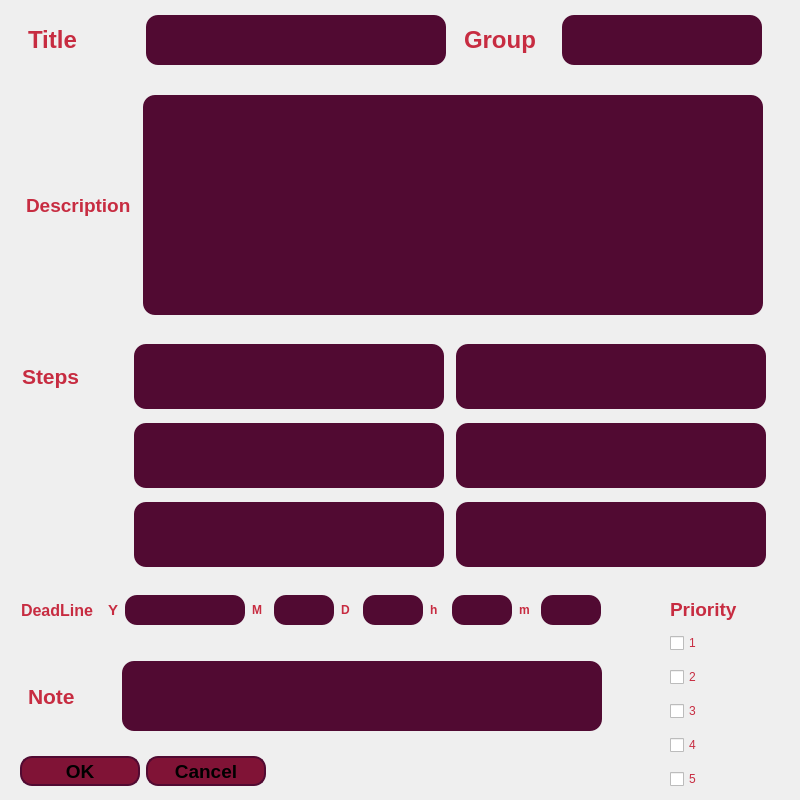
<?xml version="1.0" encoding="UTF-8"?>
<ui version="4.0">
 <class>addtask</class>
 <widget class="QDialog" name="addtask">
  <property name="geometry">
   <rect>
    <x>0</x>
    <y>0</y>
    <width>800</width>
    <height>800</height>
   </rect>
  </property>
  <property name="minimumSize">
   <size>
    <width>800</width>
    <height>800</height>
   </size>
  </property>
  <property name="maximumSize">
   <size>
    <width>800</width>
    <height>800</height>
   </size>
  </property>
  <property name="windowTitle">
   <string>Add &amp; Edit</string>
  </property>
  <property name="styleSheet">
   <string notr="true">addtask
{
	background-color:#2D142C;
}
QPushButton
{
	background-color:#801336;
	border-radius:12px;
	border:2px solid #510A32;
}
QPushButton:hover
{
	color: #FFFFFF;
	background-color: #510A32;
}
QLabel
{
	color:#C72C41;
}
QPlainTextEdit
{
	background-color:#510A32;
	color:#C72C41;
	border-radius:12px;
}
QPlainTextEdit:hover
{
	background-color:#801336;
}

QCheckBox
{
	color:#C72C41;
}
QCheckBox:hover
{
	background-color:#C72C41;
	color:#000000;
}</string>
  </property>
  <widget class="QWidget" name="horizontalLayoutWidget">
   <property name="geometry">
    <rect>
     <x>20</x>
     <y>10</y>
     <width>751</width>
     <height>61</height>
    </rect>
   </property>
   <layout class="QHBoxLayout" name="layout_head">
    <property name="spacing">
     <number>10</number>
    </property>
    <item>
     <widget class="QLabel" name="label_title">
      <property name="minimumSize">
       <size>
        <width>100</width>
        <height>50</height>
       </size>
      </property>
      <property name="maximumSize">
       <size>
        <width>100</width>
        <height>50</height>
       </size>
      </property>
      <property name="sizeIncrement">
       <size>
        <width>0</width>
        <height>0</height>
       </size>
      </property>
      <property name="font">
       <font>
        <pointsize>18</pointsize>
        <weight>75</weight>
        <bold>true</bold>
       </font>
      </property>
      <property name="text">
       <string>Title</string>
      </property>
     </widget>
    </item>
    <item>
     <widget class="QPlainTextEdit" name="pte_title">
      <property name="minimumSize">
       <size>
        <width>300</width>
        <height>50</height>
       </size>
      </property>
      <property name="maximumSize">
       <size>
        <width>300</width>
        <height>50</height>
       </size>
      </property>
      <property name="font">
       <font>
        <pointsize>16</pointsize>
       </font>
      </property>
      <property name="plainText">
       <string/>
      </property>
     </widget>
    </item>
    <item>
     <widget class="QLabel" name="label_group">
      <property name="minimumSize">
       <size>
        <width>80</width>
        <height>50</height>
       </size>
      </property>
      <property name="maximumSize">
       <size>
        <width>80</width>
        <height>50</height>
       </size>
      </property>
      <property name="font">
       <font>
        <pointsize>18</pointsize>
        <weight>75</weight>
        <bold>true</bold>
       </font>
      </property>
      <property name="text">
       <string>Group</string>
      </property>
     </widget>
    </item>
    <item>
     <widget class="QPlainTextEdit" name="pte_group">
      <property name="minimumSize">
       <size>
        <width>200</width>
        <height>50</height>
       </size>
      </property>
      <property name="maximumSize">
       <size>
        <width>200</width>
        <height>50</height>
       </size>
      </property>
      <property name="font">
       <font>
        <pointsize>16</pointsize>
       </font>
      </property>
     </widget>
    </item>
   </layout>
  </widget>
  <widget class="QWidget" name="horizontalLayoutWidget_2">
   <property name="geometry">
    <rect>
     <x>20</x>
     <y>90</y>
     <width>751</width>
     <height>231</height>
    </rect>
   </property>
   <layout class="QHBoxLayout" name="layout_description">
    <item>
     <widget class="QLabel" name="label_description">
      <property name="minimumSize">
       <size>
        <width>105</width>
        <height>60</height>
       </size>
      </property>
      <property name="maximumSize">
       <size>
        <width>105</width>
        <height>60</height>
       </size>
      </property>
      <property name="font">
       <font>
        <pointsize>14</pointsize>
        <weight>75</weight>
        <bold>true</bold>
       </font>
      </property>
      <property name="text">
       <string>Description</string>
      </property>
     </widget>
    </item>
    <item>
     <widget class="QPlainTextEdit" name="pte_description">
      <property name="minimumSize">
       <size>
        <width>620</width>
        <height>220</height>
       </size>
      </property>
      <property name="maximumSize">
       <size>
        <width>620</width>
        <height>220</height>
       </size>
      </property>
      <property name="font">
       <font>
        <pointsize>16</pointsize>
       </font>
      </property>
     </widget>
    </item>
   </layout>
  </widget>
  <widget class="QWidget" name="gridLayoutWidget">
   <property name="geometry">
    <rect>
     <x>20</x>
     <y>340</y>
     <width>751</width>
     <height>231</height>
    </rect>
   </property>
   <layout class="QGridLayout" name="layout_steps">
    <property name="spacing">
     <number>10</number>
    </property>
    <item row="0" column="0">
     <widget class="QLabel" name="label_steps">
      <property name="minimumSize">
       <size>
        <width>100</width>
        <height>60</height>
       </size>
      </property>
      <property name="maximumSize">
       <size>
        <width>100</width>
        <height>60</height>
       </size>
      </property>
      <property name="font">
       <font>
        <pointsize>16</pointsize>
        <weight>75</weight>
        <bold>true</bold>
       </font>
      </property>
      <property name="text">
       <string>Steps</string>
      </property>
     </widget>
    </item>
    <item row="1" column="1">
     <widget class="QPlainTextEdit" name="pte_step3">
      <property name="minimumSize">
       <size>
        <width>310</width>
        <height>65</height>
       </size>
      </property>
      <property name="maximumSize">
       <size>
        <width>310</width>
        <height>65</height>
       </size>
      </property>
      <property name="font">
       <font>
        <pointsize>16</pointsize>
       </font>
      </property>
     </widget>
    </item>
    <item row="1" column="2">
     <widget class="QPlainTextEdit" name="pte_step4">
      <property name="minimumSize">
       <size>
        <width>310</width>
        <height>65</height>
       </size>
      </property>
      <property name="maximumSize">
       <size>
        <width>310</width>
        <height>65</height>
       </size>
      </property>
      <property name="font">
       <font>
        <pointsize>16</pointsize>
       </font>
      </property>
     </widget>
    </item>
    <item row="0" column="2">
     <widget class="QPlainTextEdit" name="pte_step2">
      <property name="minimumSize">
       <size>
        <width>310</width>
        <height>65</height>
       </size>
      </property>
      <property name="maximumSize">
       <size>
        <width>310</width>
        <height>65</height>
       </size>
      </property>
      <property name="font">
       <font>
        <pointsize>16</pointsize>
       </font>
      </property>
     </widget>
    </item>
    <item row="0" column="1">
     <widget class="QPlainTextEdit" name="pte_step1">
      <property name="minimumSize">
       <size>
        <width>310</width>
        <height>65</height>
       </size>
      </property>
      <property name="maximumSize">
       <size>
        <width>310</width>
        <height>65</height>
       </size>
      </property>
      <property name="font">
       <font>
        <pointsize>16</pointsize>
       </font>
      </property>
     </widget>
    </item>
    <item row="2" column="1">
     <widget class="QPlainTextEdit" name="pte_step5">
      <property name="minimumSize">
       <size>
        <width>310</width>
        <height>65</height>
       </size>
      </property>
      <property name="maximumSize">
       <size>
        <width>310</width>
        <height>65</height>
       </size>
      </property>
      <property name="font">
       <font>
        <pointsize>16</pointsize>
       </font>
      </property>
     </widget>
    </item>
    <item row="2" column="2">
     <widget class="QPlainTextEdit" name="pte_step6">
      <property name="minimumSize">
       <size>
        <width>310</width>
        <height>65</height>
       </size>
      </property>
      <property name="maximumSize">
       <size>
        <width>310</width>
        <height>65</height>
       </size>
      </property>
      <property name="font">
       <font>
        <pointsize>16</pointsize>
       </font>
      </property>
     </widget>
    </item>
   </layout>
  </widget>
  <widget class="QWidget" name="horizontalLayoutWidget_3">
   <property name="geometry">
    <rect>
     <x>20</x>
     <y>651</y>
     <width>591</width>
     <height>91</height>
    </rect>
   </property>
   <layout class="QHBoxLayout" name="layout_note">
    <item>
     <widget class="QLabel" name="label_note">
      <property name="minimumSize">
       <size>
        <width>80</width>
        <height>60</height>
       </size>
      </property>
      <property name="maximumSize">
       <size>
        <width>80</width>
        <height>60</height>
       </size>
      </property>
      <property name="font">
       <font>
        <pointsize>16</pointsize>
        <weight>75</weight>
        <bold>true</bold>
       </font>
      </property>
      <property name="text">
       <string>Note</string>
      </property>
     </widget>
    </item>
    <item>
     <widget class="QPlainTextEdit" name="pte_note">
      <property name="minimumSize">
       <size>
        <width>480</width>
        <height>70</height>
       </size>
      </property>
      <property name="maximumSize">
       <size>
        <width>480</width>
        <height>70</height>
       </size>
      </property>
      <property name="font">
       <font>
        <pointsize>16</pointsize>
       </font>
      </property>
     </widget>
    </item>
   </layout>
  </widget>
  <widget class="QWidget" name="horizontalLayoutWidget_4">
   <property name="geometry">
    <rect>
     <x>20</x>
     <y>590</y>
     <width>591</width>
     <height>41</height>
    </rect>
   </property>
   <layout class="QHBoxLayout" name="layout_deadline">
    <item>
     <widget class="QLabel" name="label_Line">
      <property name="minimumSize">
       <size>
        <width>80</width>
        <height>30</height>
       </size>
      </property>
      <property name="maximumSize">
       <size>
        <width>80</width>
        <height>30</height>
       </size>
      </property>
      <property name="font">
       <font>
        <pointsize>12</pointsize>
        <weight>75</weight>
        <bold>true</bold>
       </font>
      </property>
      <property name="text">
       <string>DeadLine</string>
      </property>
     </widget>
    </item>
    <item>
     <widget class="QLabel" name="label_Y">
      <property name="minimumSize">
       <size>
        <width>10</width>
        <height>30</height>
       </size>
      </property>
      <property name="maximumSize">
       <size>
        <width>10</width>
        <height>30</height>
       </size>
      </property>
      <property name="font">
       <font>
        <pointsize>11</pointsize>
        <weight>75</weight>
        <bold>true</bold>
       </font>
      </property>
      <property name="text">
       <string>Y</string>
      </property>
     </widget>
    </item>
    <item>
     <widget class="QPlainTextEdit" name="pte_year">
      <property name="minimumSize">
       <size>
        <width>100</width>
        <height>30</height>
       </size>
      </property>
      <property name="maximumSize">
       <size>
        <width>120</width>
        <height>30</height>
       </size>
      </property>
      <property name="font">
       <font>
        <pointsize>12</pointsize>
       </font>
      </property>
      <property name="plainText">
       <string/>
      </property>
     </widget>
    </item>
    <item>
     <widget class="QLabel" name="label_M">
      <property name="minimumSize">
       <size>
        <width>15</width>
        <height>30</height>
       </size>
      </property>
      <property name="maximumSize">
       <size>
        <width>15</width>
        <height>30</height>
       </size>
      </property>
      <property name="font">
       <font>
        <weight>75</weight>
        <bold>true</bold>
       </font>
      </property>
      <property name="text">
       <string>M</string>
      </property>
     </widget>
    </item>
    <item>
     <widget class="QPlainTextEdit" name="pte_month">
      <property name="minimumSize">
       <size>
        <width>60</width>
        <height>30</height>
       </size>
      </property>
      <property name="maximumSize">
       <size>
        <width>60</width>
        <height>30</height>
       </size>
      </property>
      <property name="font">
       <font>
        <pointsize>12</pointsize>
       </font>
      </property>
     </widget>
    </item>
    <item>
     <widget class="QLabel" name="label_D">
      <property name="minimumSize">
       <size>
        <width>15</width>
        <height>30</height>
       </size>
      </property>
      <property name="maximumSize">
       <size>
        <width>15</width>
        <height>30</height>
       </size>
      </property>
      <property name="font">
       <font>
        <weight>75</weight>
        <bold>true</bold>
       </font>
      </property>
      <property name="text">
       <string>D</string>
      </property>
     </widget>
    </item>
    <item>
     <widget class="QPlainTextEdit" name="pte_day">
      <property name="minimumSize">
       <size>
        <width>60</width>
        <height>30</height>
       </size>
      </property>
      <property name="maximumSize">
       <size>
        <width>60</width>
        <height>30</height>
       </size>
      </property>
      <property name="font">
       <font>
        <pointsize>12</pointsize>
       </font>
      </property>
     </widget>
    </item>
    <item>
     <widget class="QLabel" name="label_h">
      <property name="minimumSize">
       <size>
        <width>15</width>
        <height>30</height>
       </size>
      </property>
      <property name="maximumSize">
       <size>
        <width>15</width>
        <height>30</height>
       </size>
      </property>
      <property name="font">
       <font>
        <weight>75</weight>
        <bold>true</bold>
       </font>
      </property>
      <property name="text">
       <string>h</string>
      </property>
     </widget>
    </item>
    <item>
     <widget class="QPlainTextEdit" name="pte_hour">
      <property name="minimumSize">
       <size>
        <width>60</width>
        <height>30</height>
       </size>
      </property>
      <property name="maximumSize">
       <size>
        <width>60</width>
        <height>30</height>
       </size>
      </property>
      <property name="font">
       <font>
        <pointsize>12</pointsize>
       </font>
      </property>
     </widget>
    </item>
    <item>
     <widget class="QLabel" name="label_m">
      <property name="minimumSize">
       <size>
        <width>15</width>
        <height>30</height>
       </size>
      </property>
      <property name="maximumSize">
       <size>
        <width>15</width>
        <height>30</height>
       </size>
      </property>
      <property name="font">
       <font>
        <weight>75</weight>
        <bold>true</bold>
       </font>
      </property>
      <property name="text">
       <string>m</string>
      </property>
     </widget>
    </item>
    <item>
     <widget class="QPlainTextEdit" name="pte_minute">
      <property name="minimumSize">
       <size>
        <width>60</width>
        <height>30</height>
       </size>
      </property>
      <property name="maximumSize">
       <size>
        <width>60</width>
        <height>30</height>
       </size>
      </property>
      <property name="font">
       <font>
        <pointsize>12</pointsize>
       </font>
      </property>
     </widget>
    </item>
   </layout>
  </widget>
  <widget class="QWidget" name="verticalLayoutWidget">
   <property name="geometry">
    <rect>
     <x>670</x>
     <y>590</y>
     <width>101</width>
     <height>212</height>
    </rect>
   </property>
   <layout class="QVBoxLayout" name="layout_priority">
    <property name="spacing">
     <number>0</number>
    </property>
    <item>
     <widget class="QLabel" name="label_priority">
      <property name="minimumSize">
       <size>
        <width>80</width>
        <height>30</height>
       </size>
      </property>
      <property name="maximumSize">
       <size>
        <width>80</width>
        <height>30</height>
       </size>
      </property>
      <property name="font">
       <font>
        <pointsize>14</pointsize>
        <weight>75</weight>
        <bold>true</bold>
       </font>
      </property>
      <property name="text">
       <string>Priority</string>
      </property>
     </widget>
    </item>
    <item>
     <widget class="QCheckBox" name="checkBox_1">
      <property name="minimumSize">
       <size>
        <width>80</width>
        <height>30</height>
       </size>
      </property>
      <property name="maximumSize">
       <size>
        <width>80</width>
        <height>30</height>
       </size>
      </property>
      <property name="text">
       <string>1</string>
      </property>
     </widget>
    </item>
    <item>
     <widget class="QCheckBox" name="checkBox_2">
      <property name="minimumSize">
       <size>
        <width>80</width>
        <height>30</height>
       </size>
      </property>
      <property name="maximumSize">
       <size>
        <width>80</width>
        <height>30</height>
       </size>
      </property>
      <property name="text">
       <string>2</string>
      </property>
     </widget>
    </item>
    <item>
     <widget class="QCheckBox" name="checkBox_3">
      <property name="minimumSize">
       <size>
        <width>80</width>
        <height>30</height>
       </size>
      </property>
      <property name="maximumSize">
       <size>
        <width>80</width>
        <height>30</height>
       </size>
      </property>
      <property name="text">
       <string>3</string>
      </property>
     </widget>
    </item>
    <item>
     <widget class="QCheckBox" name="checkBox_4">
      <property name="minimumSize">
       <size>
        <width>80</width>
        <height>30</height>
       </size>
      </property>
      <property name="maximumSize">
       <size>
        <width>80</width>
        <height>30</height>
       </size>
      </property>
      <property name="text">
       <string>4</string>
      </property>
     </widget>
    </item>
    <item>
     <widget class="QCheckBox" name="checkBox_5">
      <property name="minimumSize">
       <size>
        <width>80</width>
        <height>30</height>
       </size>
      </property>
      <property name="maximumSize">
       <size>
        <width>80</width>
        <height>30</height>
       </size>
      </property>
      <property name="text">
       <string>5</string>
      </property>
     </widget>
    </item>
   </layout>
  </widget>
  <widget class="QWidget" name="horizontalLayoutWidget_5">
   <property name="geometry">
    <rect>
     <x>20</x>
     <y>750</y>
     <width>248</width>
     <height>42</height>
    </rect>
   </property>
   <layout class="QHBoxLayout" name="layout_btn">
    <item>
     <widget class="QPushButton" name="btn_ok">
      <property name="minimumSize">
       <size>
        <width>120</width>
        <height>30</height>
       </size>
      </property>
      <property name="maximumSize">
       <size>
        <width>100</width>
        <height>30</height>
       </size>
      </property>
      <property name="font">
       <font>
        <pointsize>14</pointsize>
        <weight>75</weight>
        <bold>true</bold>
       </font>
      </property>
      <property name="text">
       <string>OK</string>
      </property>
     </widget>
    </item>
    <item>
     <widget class="QPushButton" name="btn_cancel">
      <property name="minimumSize">
       <size>
        <width>120</width>
        <height>30</height>
       </size>
      </property>
      <property name="maximumSize">
       <size>
        <width>120</width>
        <height>30</height>
       </size>
      </property>
      <property name="font">
       <font>
        <pointsize>14</pointsize>
        <weight>75</weight>
        <bold>true</bold>
       </font>
      </property>
      <property name="text">
       <string>Cancel</string>
      </property>
     </widget>
    </item>
   </layout>
  </widget>
 </widget>
 <resources/>
 <connections/>
</ui>
